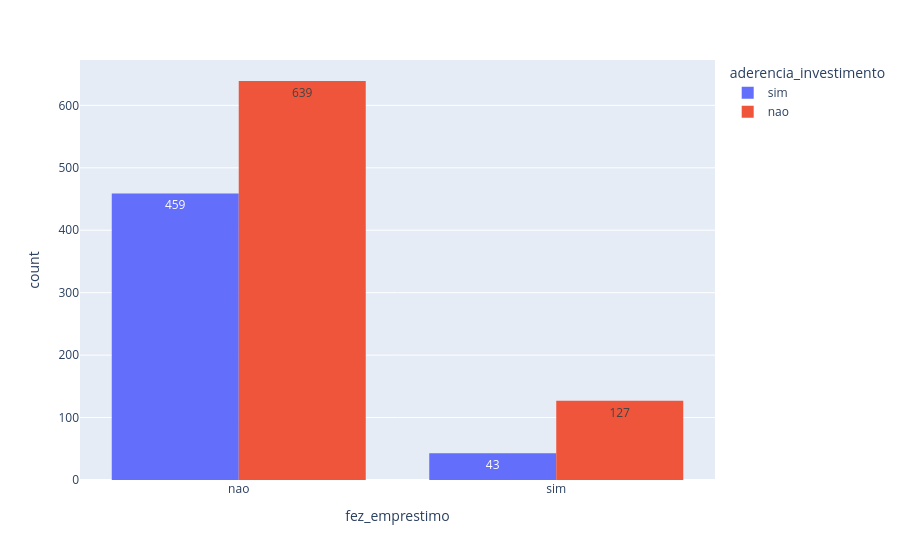

The notebook cell this image was saved under:
### Code cell
px.histogram(df, x = 'fez_emprestimo', text_auto=True ,color = 'aderencia_investimento', barmode='group')

### Figure 1 — Plotly figure (JSON) as saved in the notebook; plotly's stock layout.template omitted (floating-point values rounded to 4 significant figures; data arrays with more than 128 entries replaced by an {"elided": "..."} marker saying what was removed)
{"data": [{"alignmentgroup": "True", "bingroup": "x", "hovertemplate": "aderencia_investimento=sim<br>fez_emprestimo=%{x}<br>count=%{y}<extra></extra>", "legendgroup": "sim", "marker": {"color": "#636efa", "pattern": {"shape": ""}}, "name": "sim", "offsetgroup": "sim", "orientation": "v", "showlegend": true, "texttemplate": "%{value}", "type": "histogram", "x": {"elided": "502 str values"}, "xaxis": "x", "yaxis": "y"}, {"alignmentgroup": "True", "bingroup": "x", "hovertemplate": "aderencia_investimento=nao<br>fez_emprestimo=%{x}<br>count=%{y}<extra></extra>", "legendgroup": "nao", "marker": {"color": "#EF553B", "pattern": {"shape": ""}}, "name": "nao", "offsetgroup": "nao", "orientation": "v", "showlegend": true, "texttemplate": "%{value}", "type": "histogram", "x": {"elided": "766 str values"}, "xaxis": "x", "yaxis": "y"}], "layout": {"barmode": "group", "legend": {"title": {"text": "aderencia_investimento"}, "tracegroupgap": 0}, "margin": {"t": 60}, "xaxis": {"anchor": "y", "domain": [0, 1], "title": {"text": "fez_emprestimo"}}, "yaxis": {"anchor": "x", "domain": [0, 1], "title": {"text": "count"}}}}
